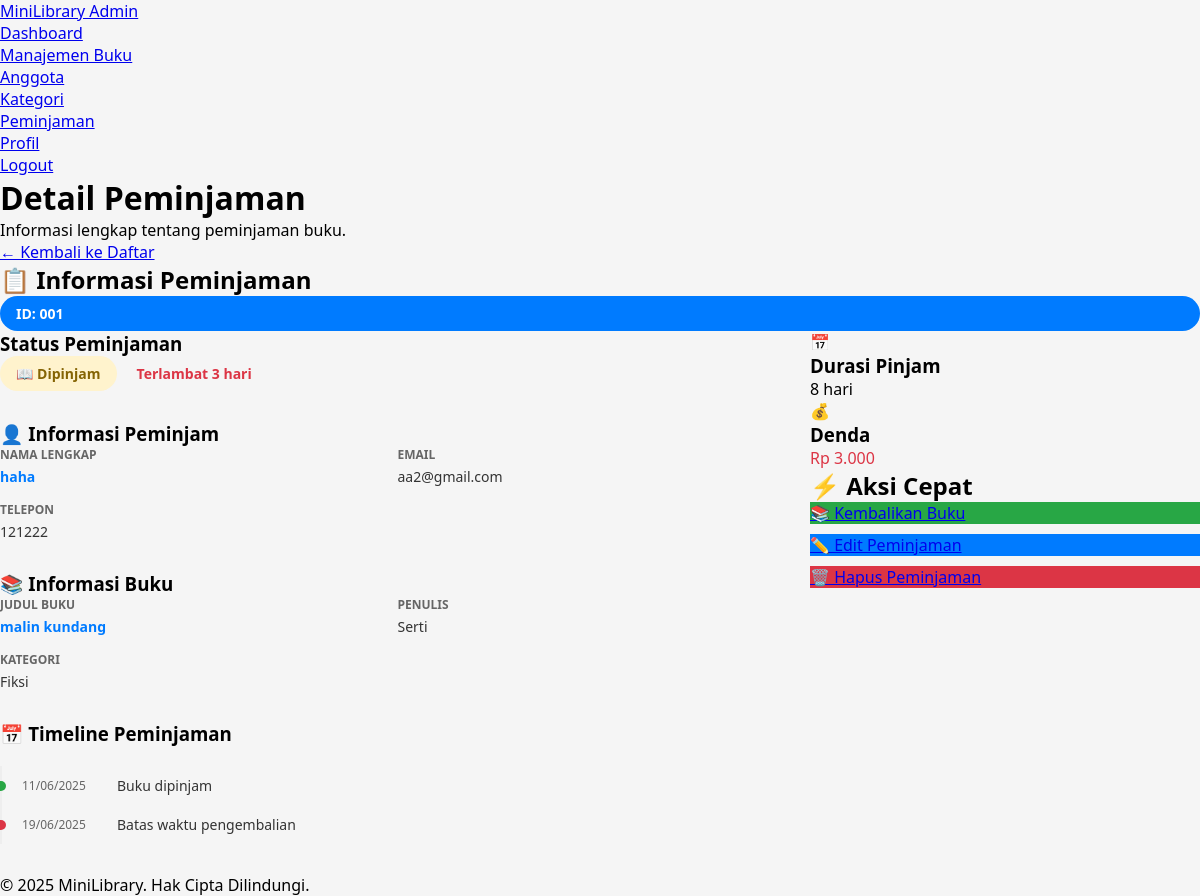
Screenshot of /admin/detail_peminjaman.php?id=1 (signed in) with the database file from the repository.
### tables this page shows
CREATE TABLE `peminjaman` (
  `id` int(11) NOT NULL,
  `id_anggota` int(11) NOT NULL,
  `id_buku` int(11) NOT NULL,
  `tanggal_pinjam` date NOT NULL,
  `tanggal_kembali` date NOT NULL,
  `tanggal_dikembalikan` date DEFAULT NULL,
  `status` enum('dipinjam','dikembalikan') DEFAULT 'dipinjam',
  `denda` decimal(10,2) DEFAULT 0.00,
  `created_at` timestamp NOT NULL DEFAULT current_timestamp(),
  `updated_at` timestamp NOT NULL DEFAULT current_timestamp() ON UPDATE current_timestamp(),
  `perpanjangan` int(11) DEFAULT 0 COMMENT 'Jumlah perpanjangan (maksimal 1)',
  `keterangan` text DEFAULT NULL COMMENT 'Catatan tambahan'
);

CREATE TABLE `anggota` (
  `id` int(11) NOT NULL,
  `nama` varchar(100) NOT NULL,
  `alamat` text NOT NULL,
  `foto_profil` varchar(255) DEFAULT NULL,
  `telepon` varchar(15) NOT NULL,
  `email` varchar(100) NOT NULL,
  `status` enum('Aktif','Non Aktif') DEFAULT 'Aktif',
  `created_at` timestamp NOT NULL DEFAULT current_timestamp(),
  `password` varchar(255) NOT NULL,
  `tanggal_daftar` datetime DEFAULT current_timestamp(),
  `foto` varchar(255) DEFAULT NULL,
  `terakhir_login` datetime DEFAULT NULL
);

CREATE TABLE `buku` (
  `id` int(11) NOT NULL,
  `judul buku` varchar(255) NOT NULL,
  `penulis` varchar(255) NOT NULL,
  `stok` varchar(255) DEFAULT NULL,
  `kategori` int(11) DEFAULT NULL,
  `tahun_terbit` varchar(100) DEFAULT NULL,
  `status` int(11) DEFAULT 0,
  `id_kategori` int(11) DEFAULT NULL
);

CREATE TABLE `kategori` (
  `id` int(11) NOT NULL,
  `nama_kategori` varchar(100) NOT NULL
);

### admin/detail_peminjaman.php (the view, shortened to what this page needs)
<?php
include '../koneksi/koneksi.php';
$id_peminjaman = (int)$_GET['id'];
$query = mysqli_query($koneksi, "SELECT p.*,
                                a.nama as nama_peminjam, a.email as email_peminjam, a.telepon as telepon_peminjam,
                                b.`judul buku` as judul_buku, b.penulis as pengarang,
                                k.nama_kategori
                                FROM peminjaman p
                                LEFT JOIN anggota a ON p.id_anggota = a.id
                                LEFT JOIN buku b ON p.id_buku = b.id
                                LEFT JOIN kategori k ON b.kategori = k.id
                                WHERE p.id = $id_peminjaman");
$peminjaman = mysqli_fetch_assoc($query);
function getStatusPeminjaman($status) {
    switch($status) {
        case 'dipinjam':
            return ['text' => 'Dipinjam', 'class' => 'dipinjam', 'icon' => '📖'];
    }
}
function hitungDenda($tanggal_kembali, $tanggal_dikembalikan = null) {
    if (!$tanggal_dikembalikan) {
        $tanggal_dikembalikan = date('Y-m-d');
    }
    $tgl_kembali = new DateTime($tanggal_kembali);
    $tgl_dikembalikan = new DateTime($tanggal_dikembalikan);
    if ($tgl_dikembalikan > $tgl_kembali) {
        $selisih = $tgl_kembali->diff($tgl_dikembalikan);
        $hari_terlambat = $selisih->days;
        return $hari_terlambat * 1000;
    }
    return 0;
}
$tanggal_pinjam = new DateTime($peminjaman['tanggal_pinjam']);
$tanggal_kembali = new DateTime($peminjaman['tanggal_kembali']);
$durasi_pinjam = $tanggal_pinjam->diff($tanggal_kembali)->days;
$today = new DateTime();
$sisa_hari = 0;
$hari_terlambat = 0;
if ($peminjaman['status'] == 'dipinjam') {
    if ($today <= $tanggal_kembali) {
        $sisa_hari = $today->diff($tanggal_kembali)->days;
    } else {
        $hari_terlambat = $tanggal_kembali->diff($today)->days;
    }
} elseif ($peminjaman['tanggal_dikembalikan']) {
    $tanggal_dikembalikan = new DateTime($peminjaman['tanggal_dikembalikan']);
    if ($tanggal_dikembalikan > $tanggal_kembali) {
        $hari_terlambat = $tanggal_kembali->diff($tanggal_dikembalikan)->days;
    }
}
$status_info = getStatusPeminjaman($peminjaman['status']);
$denda = hitungDenda($peminjaman['tanggal_kembali'], $peminjaman['tanggal_dikembalikan']);
?>
<!DOCTYPE html>
<html>
<head>
    <link rel="stylesheet" href="assets/style.css">
</head>
<body>
<nav class="navbar">
    <div class="navbar-container">
        <a href="dashboard.php" class="navbar-brand">MiniLibrary Admin</a>
        <ul class="navbar-nav">
            <li class="nav-item"><a href="dashboard.php" class="nav-link">Dashboard</a></li>
            <li class="nav-item"><a href="manajemen.php" class="nav-link">Manajemen Buku</a></li>
            <li class="nav-item"><a href="anggota.php" class="nav-link">Anggota</a></li>
            <li class="nav-item"><a href="kategori.php" class="nav-link">Kategori</a></li>
            <li class="nav-item"><a href="peminjaman.php" class="nav-link active">Peminjaman</a></li>
            <li class="nav-item"><a href="profil_admin.php" class="nav-link">Profil</a></li>
            <li class="nav-item"><a href="logout.php" class="nav-link">Logout</a></li>
        </ul>
    </div>
</nav>
<div class="container">
    <div class="welcome-section">
        <div class="welcome-text">
            <h1>Detail Peminjaman</h1>
            <p>Informasi lengkap tentang peminjaman buku.</p>
            <a href="peminjaman.php" class="btn">← Kembali ke Daftar</a>
        </div>
    </div>
    <div class="content-section">
        <div class="section-header">
            <h2>📋 Informasi Peminjaman</h2>
            <div class="loan-id">ID: <?php echo str_pad($peminjaman['id'], 3, '0', STR_PAD_LEFT); ?></div>
        </div>
        <div class="detail-container">
            <div class="content-section">
                <div style="margin-bottom: 30px;">
                    <h3>Status Peminjaman</h3>
                    <div style="display: flex; align-items: center; gap: 20px; margin-bottom: 15px;">
                        <span class="status-badge <?php echo $status_info['class']; ?>">
                            <?php echo $status_info['icon']; ?> <?php echo $status_info['text']; ?>
                        </span>
                        <?php if ($sisa_hari > 0): ?>
                            <span class="info-value success">Sisa <?php echo $sisa_hari; ?> hari</span>
                        <?php elseif ($hari_terlambat > 0): ?>
                            <span class="info-value danger">Terlambat <?php echo $hari_terlambat; ?> hari</span>
                        <?php endif; ?>
                    </div>
                </div>
                <div style="margin-bottom: 30px;">
                    <h3>👤 Informasi Peminjam</h3>
                    <div class="info-grid">
                        <div class="info-item">
                            <span class="info-label">Nama Lengkap</span>
                            <span class="info-value highlight"><?php echo htmlspecialchars($peminjaman['nama_peminjam'] ?? 'Tidak Diketahui'); ?></span>
                        </div>
                        <div class="info-item">
                            <span class="info-label">Email</span>
                            <span class="info-value"><?php echo htmlspecialchars($peminjaman['email_peminjam'] ?? 'Tidak Diketahui'); ?></span>
                        </div>
                        <div class="info-item">
                            <span class="info-label">Telepon</span>
                            <span class="info-value"><?php echo htmlspecialchars($peminjaman['telepon_peminjam'] ?? 'Tidak Diketahui'); ?></span>
                        </div>
                    </div>
                </div>
                <div style="margin-bottom: 30px;">
                    <h3>📚 Informasi Buku</h3>
                    <div class="info-grid">
                        <div class="info-item">
                            <span class="info-label">Judul Buku</span>
                            <span class="info-value highlight"><?php echo htmlspecialchars($peminjaman['judul_buku'] ?? 'Tidak Diketahui'); ?></span>
                        </div>
                        <div class="info-item">
                            <span class="info-label">Penulis</span>
                            <span class="info-value"><?php echo htmlspecialchars($peminjaman['pengarang'] ?? 'Tidak Diketahui'); ?></span>
                        </div>
                        <div class="info-item">
                            <span class="info-label">Kategori</span>
                            <span class="info-value"><?php echo htmlspecialchars($peminjaman['nama_kategori'] ?? 'Tidak Diketahui'); ?></span>
                        </div>
                    </div>
                </div>
                <div>
                    <h3>📅 Timeline Peminjaman</h3>
                    <div class="timeline">
                        <div class="timeline-item completed">
                            <span class="timeline-date"><?php echo date('d/m/Y', strtotime($peminjaman['tanggal_pinjam'])); ?></span>
                            <span class="timeline-content">Buku dipinjam</span>
                        </div>
                        <div class="timeline-item <?php echo ($peminjaman['status'] == 'dikembalikan') ? 'completed' : (($hari_terlambat > 0) ? 'overdue' : ''); ?>">
                            <span class="timeline-date"><?php echo date('d/m/Y', strtotime($peminjaman['tanggal_kembali'])); ?></span>
                            <span class="timeline-content">Batas waktu pengembalian</span>
                        </div>
                    </div>
                </div>
            </div>
            <div>
                <div class="stats-row">
                    <div class="stat-card">
                        <div class="stat-icon books">📅</div>
                        <div class="stat-info">
                            <h3>Durasi Pinjam</h3>
                            <p><?php echo $durasi_pinjam; ?> hari</p>
                        </div>
                    </div>
                    <?php if ($denda > 0): ?>
                    <div class="stat-card">
                        <div class="stat-icon overdue">💰</div>
                        <div class="stat-info">
                            <h3>Denda</h3>
                            <p style="color: #dc3545;">Rp <?php echo number_format($denda, 0, ',', '.'); ?></p>
                        </div>
                    </div>
                    <?php endif; ?>
                </div>
                <div class="content-section">
                    <div class="section-header">
                        <h2>⚡ Aksi Cepat</h2>
                    </div>
                    <div style="display: flex; flex-direction: column; gap: 10px;">
                        <?php if ($peminjaman['status'] == 'dipinjam' || $peminjaman['status'] == 'terlambat'): ?>
                            <a href="kembalikan_buku.php?id=<?php echo $peminjaman['id']; ?>" class="btn" style="background: #28a745;">
                                📚 Kembalikan Buku
                            </a>
                        <?php endif; ?>
                        <a href="edit_peminjaman.php?id=<?php echo $peminjaman['id']; ?>" class="btn" style="background: #007bff;">
                            ✏️ Edit Peminjaman
                        </a>
                        <a href="hapus_peminjaman.php?id=<?php echo $peminjaman['id']; ?>"
                           class="btn" style="background: #dc3545;"
                           onclick="return confirm('Apakah Anda yakin ingin menghapus data peminjaman ini?')">
                            🗑️ Hapus Peminjaman
                        </a>
                    </div>
                </div>
            </div>
        </div>
    </div>
</div>
<div class="footer">
    <p>&copy; <?php echo date('Y'); ?> MiniLibrary. Hak Cipta Dilindungi.</p>
</div>
</body>
</html>

### assets/style.css (style rules this page uses)
* { margin: 0; padding: 0; box-sizing: border-box; }
body { font-family: "Segoe UI", Tahoma, Geneva, Verdana, sans-serif; background-color: #f5f5f5; }

### admin/detail_peminjaman.php (style rules this page uses)
.detail-container { display: grid; grid-template-columns: 2fr 1fr; gap: 30px; margin-bottom: 30px; }
.loan-id { background: #007bff; color: white; padding: 8px 16px; border-radius: 20px; font-weight: 600; font-size: 14px; }
.status-badge { display: inline-flex; align-items: center; gap: 8px; padding: 8px 16px; border-radius: 20px; font-size: 14px; font-weight: 600; }
.status-badge.dipinjam { background: #fff3cd; color: #856404; }
.info-grid { display: grid; grid-template-columns: 1fr 1fr; gap: 15px; }
.info-item { display: flex; flex-direction: column; }
.info-label { font-size: 12px; color: #666; text-transform: uppercase; font-weight: 600; margin-bottom: 4px; }
.info-value { font-size: 14px; color: #333; font-weight: 500; }
.info-value.highlight { color: #007bff; font-weight: 600; }
.info-value.danger { color: #dc3545; font-weight: 600; }
.timeline { margin-top: 20px; }
.timeline-item { display: flex; align-items: center; gap: 15px; padding: 10px 0; border-left: 2px solid #eee; padding-left: 20px; position: relative; }
.timeline-item::before { content: ''; position: absolute; left: -6px; top: 15px; width: 10px; height: 10px; border-radius: 50%; background: #007bff; }
.timeline-item.completed::before { background: #28a745; }
.timeline-item.overdue::before { background: #dc3545; }
.timeline-date { font-size: 12px; color: #666; min-width: 80px; }
.timeline-content { font-size: 14px; color: #333; }

### rows the page displays
peminjaman: id "001", status "📖", status "Dipinjam", tanggal_kembali "3", id_anggota.nama "haha", id_anggota.email "aa2@gmail.com", id_anggota.telepon "121222", id_buku "malin kundang", id_buku.penulis "Serti", kategori.nama_kategori "Fiksi", tanggal_pinjam "11/06/2025", tanggal_kembali "19/06/2025", durasi_pinjam "8", denda "3.000"
